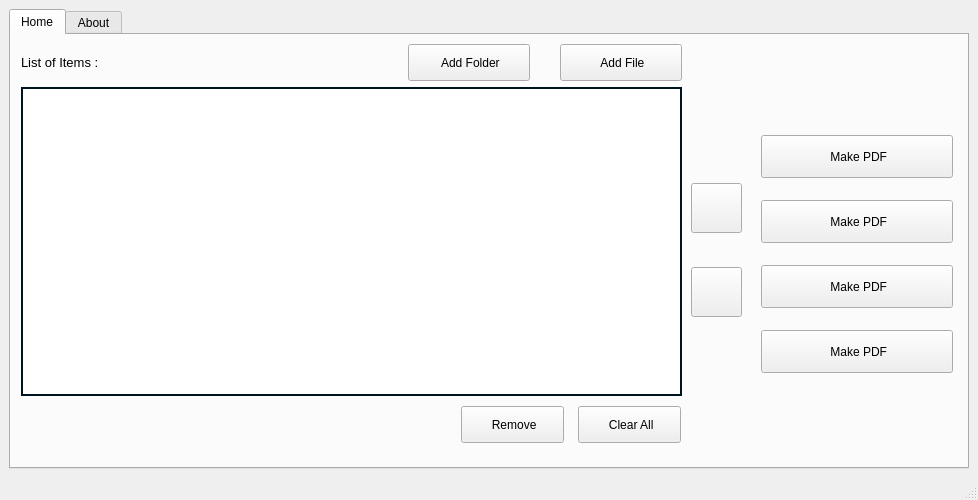
<?xml version="1.0" encoding="UTF-8"?>
<ui version="4.0">
 <class>MainWindow</class>
 <widget class="QMainWindow" name="MainWindow">
  <property name="geometry">
   <rect>
    <x>0</x>
    <y>0</y>
    <width>978</width>
    <height>500</height>
   </rect>
  </property>
  <property name="minimumSize">
   <size>
    <width>978</width>
    <height>500</height>
   </size>
  </property>
  <property name="maximumSize">
   <size>
    <width>978</width>
    <height>500</height>
   </size>
  </property>
  <property name="windowTitle">
   <string>Image To PDF Converter App</string>
  </property>
  <property name="windowIcon">
   <iconset>
    <normaloff>icons/main_icon.png</normaloff>icons/main_icon.png</iconset>
  </property>
  <widget class="QWidget" name="centralwidget">
   <layout class="QHBoxLayout" name="horizontalLayout_6">
    <item>
     <widget class="QTabWidget" name="tabWidget">
      <property name="maximumSize">
       <size>
        <width>963</width>
        <height>461</height>
       </size>
      </property>
      <property name="cursor">
       <cursorShape>ArrowCursor</cursorShape>
      </property>
      <property name="toolTip">
       <string/>
      </property>
      <property name="toolTipDuration">
       <number>291</number>
      </property>
      <property name="tabShape">
       <enum>QTabWidget::Rounded</enum>
      </property>
      <property name="currentIndex">
       <number>0</number>
      </property>
      <widget class="QWidget" name="tab">
       <attribute name="icon">
        <iconset>
         <normaloff>icons/top_menu_50px.png</normaloff>icons/top_menu_50px.png</iconset>
       </attribute>
       <attribute name="title">
        <string>Home</string>
       </attribute>
       <widget class="QWidget" name="layoutWidget">
        <property name="geometry">
         <rect>
          <x>680</x>
          <y>120</y>
          <width>51</width>
          <height>191</height>
         </rect>
        </property>
        <layout class="QVBoxLayout" name="verticalLayout" stretch="0,0">
         <property name="leftMargin">
          <number>0</number>
         </property>
         <property name="rightMargin">
          <number>0</number>
         </property>
         <item>
          <widget class="QPushButton" name="pushButton_up">
           <property name="maximumSize">
            <size>
             <width>57</width>
             <height>50</height>
            </size>
           </property>
           <property name="cursor">
            <cursorShape>PointingHandCursor</cursorShape>
           </property>
           <property name="toolTip">
            <string>Up</string>
           </property>
           <property name="styleSheet">
            <string notr="true">
QPushButton::hover{
	background-color: rgb(35,35,35);
};


background-color: rgb(3, 30, 35);
border-style: solid;
border-color: rgb(5,10,28);
border-width: 1px;
border-radius: 20px;</string>
           </property>
           <property name="text">
            <string/>
           </property>
           <property name="icon">
            <iconset>
             <normaloff>icons/collapse_arrow_50px.png</normaloff>icons/collapse_arrow_50px.png</iconset>
           </property>
           <property name="iconSize">
            <size>
             <width>30</width>
             <height>30</height>
            </size>
           </property>
          </widget>
         </item>
         <item>
          <widget class="QPushButton" name="pushButton_down">
           <property name="maximumSize">
            <size>
             <width>57</width>
             <height>50</height>
            </size>
           </property>
           <property name="cursor">
            <cursorShape>PointingHandCursor</cursorShape>
           </property>
           <property name="toolTip">
            <string>Down</string>
           </property>
           <property name="styleSheet">
            <string notr="true">
QPushButton::hover{
	background-color: rgb(35,35,35);
};


background-color: rgb(3, 30, 35);
border-style: solid;
border-color: rgb(5,10,28);
border-width: 1px;
border-radius: 20px;</string>
           </property>
           <property name="text">
            <string/>
           </property>
           <property name="icon">
            <iconset>
             <normaloff>icons/expand_arrow_50px.png</normaloff>icons/expand_arrow_50px.png</iconset>
           </property>
           <property name="iconSize">
            <size>
             <width>30</width>
             <height>30</height>
            </size>
           </property>
          </widget>
         </item>
        </layout>
       </widget>
       <widget class="QWidget" name="layoutWidget">
        <property name="geometry">
         <rect>
          <x>10</x>
          <y>0</y>
          <width>661</width>
          <height>361</height>
         </rect>
        </property>
        <layout class="QGridLayout" name="gridLayout">
         <property name="topMargin">
          <number>3</number>
         </property>
         <property name="bottomMargin">
          <number>0</number>
         </property>
         <property name="horizontalSpacing">
          <number>7</number>
         </property>
         <property name="verticalSpacing">
          <number>0</number>
         </property>
         <item row="1" column="0" colspan="2">
          <widget class="QListWidget" name="listWidget">
           <property name="toolTip">
            <string>Items</string>
           </property>
           <property name="styleSheet">
            <string notr="true">border: 2px solid rgb(0,20,32);</string>
           </property>
          </widget>
         </item>
         <item row="0" column="0">
          <widget class="QLabel" name="label_8">
           <property name="styleSheet">
            <string notr="true"/>
           </property>
           <property name="text">
            <string>&lt;html&gt;&lt;head/&gt;&lt;body&gt;&lt;p&gt;&lt;span style=&quot; font-size:10pt;&quot;&gt;List of Items :&lt;/span&gt;&lt;/p&gt;&lt;/body&gt;&lt;/html&gt;</string>
           </property>
          </widget>
         </item>
         <item row="0" column="1">
          <layout class="QHBoxLayout" name="horizontalLayout">
           <property name="spacing">
            <number>30</number>
           </property>
           <property name="leftMargin">
            <number>45</number>
           </property>
           <property name="topMargin">
            <number>6</number>
           </property>
           <property name="rightMargin">
            <number>0</number>
           </property>
           <property name="bottomMargin">
            <number>6</number>
           </property>
           <item>
            <widget class="QPushButton" name="pushButton">
             <property name="minimumSize">
              <size>
               <width>80</width>
               <height>37</height>
              </size>
             </property>
             <property name="maximumSize">
              <size>
               <width>122</width>
               <height>16777215</height>
              </size>
             </property>
             <property name="font">
              <font>
               <pointsize>9</pointsize>
              </font>
             </property>
             <property name="cursor">
              <cursorShape>PointingHandCursor</cursorShape>
             </property>
             <property name="toolTip">
              <string>Add New Folder</string>
             </property>
             <property name="styleSheet">
              <string notr="true">

QPushButton::hover{
	
	background-color: rgb(40,40,40);
	border: 1px solid rgb(3,3,3);
	border-radius: 6px;
	
};


background-color: rgb(0,83,122);
border: 1px solid rgb(5,5,5);
border-radius: 6px;



</string>
             </property>
             <property name="text">
              <string> Add Folder</string>
             </property>
             <property name="icon">
              <iconset>
               <normaloff>icons/Add Folder_50px.png</normaloff>icons/Add Folder_50px.png</iconset>
             </property>
            </widget>
           </item>
           <item>
            <widget class="QPushButton" name="pushButton_add">
             <property name="minimumSize">
              <size>
               <width>80</width>
               <height>37</height>
              </size>
             </property>
             <property name="maximumSize">
              <size>
               <width>122</width>
               <height>16777215</height>
              </size>
             </property>
             <property name="font">
              <font>
               <family>MS Shell Dlg 2</family>
               <pointsize>9</pointsize>
               <weight>50</weight>
               <bold>false</bold>
              </font>
             </property>
             <property name="cursor">
              <cursorShape>PointingHandCursor</cursorShape>
             </property>
             <property name="toolTip">
              <string>Add New File</string>
             </property>
             <property name="styleSheet">
              <string notr="true">

QPushButton::hover{
	
	background-color: rgb(40,40,40);
	border: 1px solid rgb(3,3,3);
	border-radius: 6px;
	
};


background-color: rgb(0, 116, 56);
border: 1px solid rgb(5,5,5);
border-radius: 6px;



</string>
             </property>
             <property name="text">
              <string> Add File</string>
             </property>
             <property name="icon">
              <iconset>
               <normaloff>icons/plus_50px.png</normaloff>icons/plus_50px.png</iconset>
             </property>
            </widget>
           </item>
          </layout>
         </item>
        </layout>
       </widget>
       <widget class="QWidget" name="layoutWidget">
        <property name="geometry">
         <rect>
          <x>430</x>
          <y>370</y>
          <width>260</width>
          <height>40</height>
         </rect>
        </property>
        <layout class="QHBoxLayout" name="horizontalLayout_7">
         <property name="spacing">
          <number>14</number>
         </property>
         <property name="leftMargin">
          <number>20</number>
         </property>
         <property name="rightMargin">
          <number>20</number>
         </property>
         <item>
          <widget class="QPushButton" name="pushButton_remove">
           <property name="minimumSize">
            <size>
             <width>103</width>
             <height>37</height>
            </size>
           </property>
           <property name="maximumSize">
            <size>
             <width>122</width>
             <height>16777215</height>
            </size>
           </property>
           <property name="font">
            <font>
             <pointsize>9</pointsize>
            </font>
           </property>
           <property name="cursor">
            <cursorShape>PointingHandCursor</cursorShape>
           </property>
           <property name="toolTip">
            <string>Remove Selected</string>
           </property>
           <property name="styleSheet">
            <string notr="true">
QPushButton::hover{
	
	background-color: rgb(40,40,40);
	border-color: rgb(3,3,3);
	border-style: solid;
	border-width: 1px;
	border-radius:5px;

};


background-color: rgb(161, 18, 16);
border-color: rgb(5,5,5);
border-style: solid;
border-width: 1px;
border-radius:4px;

</string>
           </property>
           <property name="text">
            <string> Remove</string>
           </property>
           <property name="icon">
            <iconset>
             <normaloff>icons/minus_50px.png</normaloff>icons/minus_50px.png</iconset>
           </property>
          </widget>
         </item>
         <item>
          <widget class="QPushButton" name="pushButton_clear">
           <property name="minimumSize">
            <size>
             <width>103</width>
             <height>37</height>
            </size>
           </property>
           <property name="maximumSize">
            <size>
             <width>122</width>
             <height>16777215</height>
            </size>
           </property>
           <property name="font">
            <font>
             <pointsize>9</pointsize>
            </font>
           </property>
           <property name="cursor">
            <cursorShape>PointingHandCursor</cursorShape>
           </property>
           <property name="toolTip">
            <string>Clear All</string>
           </property>
           <property name="styleSheet">
            <string notr="true">
QPushButton::hover{
	
	background-color: rgb(40,40,40);
	border-color: rgb(3,3,3);
	border-style: solid;
	border-width: 1px;
	border-radius:5px;

};


background-color: rgb(161, 18, 16);
border-color: rgb(5,5,5);
border-style: solid;
border-width: 1px;
border-radius:4px;

</string>
           </property>
           <property name="text">
            <string> Clear All</string>
           </property>
           <property name="icon">
            <iconset>
             <normaloff>icons/clear_symbol_50px.png</normaloff>icons/clear_symbol_50px.png</iconset>
           </property>
          </widget>
         </item>
        </layout>
       </widget>
       <widget class="QWidget" name="layoutWidget">
        <property name="geometry">
         <rect>
          <x>750</x>
          <y>90</y>
          <width>192</width>
          <height>261</height>
         </rect>
        </property>
        <layout class="QVBoxLayout" name="verticalLayout_2">
         <property name="spacing">
          <number>12</number>
         </property>
         <item>
          <widget class="QPushButton" name="pushButton_make_pdf">
           <property name="minimumSize">
            <size>
             <width>190</width>
             <height>43</height>
            </size>
           </property>
           <property name="maximumSize">
            <size>
             <width>200</width>
             <height>16777215</height>
            </size>
           </property>
           <property name="font">
            <font>
             <pointsize>9</pointsize>
            </font>
           </property>
           <property name="styleSheet">
            <string notr="true">
QPushButton::hover{
	
	background-color: rgb(90, 90, 90);
};



background-color: rgb(129, 53, 129);
border-color: rgb(1, 1, 1);
border-style: solid;
border-width: 1px;
border-radius:5px;

</string>
           </property>
           <property name="text">
            <string> Make PDF</string>
           </property>
           <property name="icon">
            <iconset>
             <normaloff>icons/export_pdf_50px.png</normaloff>icons/export_pdf_50px.png</iconset>
           </property>
          </widget>
         </item>
         <item>
          <widget class="QPushButton" name="pushButton_make_pdf_2">
           <property name="minimumSize">
            <size>
             <width>190</width>
             <height>43</height>
            </size>
           </property>
           <property name="maximumSize">
            <size>
             <width>200</width>
             <height>16777215</height>
            </size>
           </property>
           <property name="font">
            <font>
             <pointsize>9</pointsize>
            </font>
           </property>
           <property name="styleSheet">
            <string notr="true">
QPushButton::hover{
	
	background-color: rgb(90, 90, 90);
};


background-color: rgb(52, 52, 111);
border-color: rgb(1, 1, 1);
border-style: solid;
border-width: 1px;
border-radius:5px;

</string>
           </property>
           <property name="text">
            <string> Make PDF</string>
           </property>
           <property name="icon">
            <iconset>
             <normaloff>icons/export_pdf_50px.png</normaloff>icons/export_pdf_50px.png</iconset>
           </property>
          </widget>
         </item>
         <item>
          <widget class="QPushButton" name="pushButton_make_pdf_3">
           <property name="minimumSize">
            <size>
             <width>190</width>
             <height>43</height>
            </size>
           </property>
           <property name="maximumSize">
            <size>
             <width>200</width>
             <height>16777215</height>
            </size>
           </property>
           <property name="font">
            <font>
             <pointsize>9</pointsize>
            </font>
           </property>
           <property name="styleSheet">
            <string notr="true">
QPushButton::hover{
	
	background-color: rgb(90, 90, 90);
};


background-color: rgb(173, 0, 86);
border-color: rgb(1, 1, 1);
border-style: solid;
border-width: 1px;
border-radius:5px;

</string>
           </property>
           <property name="text">
            <string> Make PDF</string>
           </property>
           <property name="icon">
            <iconset>
             <normaloff>icons/export_pdf_50px.png</normaloff>icons/export_pdf_50px.png</iconset>
           </property>
          </widget>
         </item>
         <item>
          <widget class="QPushButton" name="pushButton_make_pdf_4">
           <property name="minimumSize">
            <size>
             <width>190</width>
             <height>43</height>
            </size>
           </property>
           <property name="maximumSize">
            <size>
             <width>200</width>
             <height>16777215</height>
            </size>
           </property>
           <property name="font">
            <font>
             <pointsize>9</pointsize>
            </font>
           </property>
           <property name="styleSheet">
            <string notr="true">
QPushButton::hover{
	
	background-color: rgb(90, 90, 90);
};


background-color: rgb(48, 0, 144);
border-color: rgb(1, 1, 1);
border-style: solid;
border-width: 1px;
border-radius:5px;

</string>
           </property>
           <property name="text">
            <string> Make PDF</string>
           </property>
           <property name="icon">
            <iconset>
             <normaloff>icons/export_pdf_50px.png</normaloff>icons/export_pdf_50px.png</iconset>
           </property>
          </widget>
         </item>
        </layout>
       </widget>
      </widget>
      <widget class="QWidget" name="tab_2">
       <attribute name="icon">
        <iconset>
         <normaloff>icons/info_50px.png</normaloff>icons/info_50px.png</iconset>
       </attribute>
       <attribute name="title">
        <string>About</string>
       </attribute>
       <layout class="QGridLayout" name="gridLayout_2">
        <item row="0" column="0">
         <layout class="QHBoxLayout" name="horizontalLayout_2">
          <item>
           <widget class="QLabel" name="label">
            <property name="text">
             <string>&lt;html&gt;&lt;head/&gt;&lt;body&gt;&lt;p&gt;&lt;strong&gt;Developers:&lt;/strong&gt;&lt;/p&gt;&lt;/body&gt;&lt;/html&gt;</string>
            </property>
           </widget>
          </item>
          <item>
           <widget class="QLabel" name="label_2">
            <property name="text">
             <string>&lt;html&gt;&lt;head/&gt;&lt;body&gt;&lt;p&gt;&lt;span style=&quot; font-size:9pt;&quot;&gt;Rohan Godbole, Ashish Moghe, Chinmay Pawaskar, Soham Pathre&lt;/span&gt;&lt;/p&gt;&lt;/body&gt;&lt;/html&gt;</string>
            </property>
           </widget>
          </item>
         </layout>
        </item>
        <item row="3" column="0">
         <layout class="QHBoxLayout" name="horizontalLayout_5">
          <item>
           <widget class="QLabel" name="label_7">
            <property name="text">
             <string>&lt;html&gt;&lt;head/&gt;&lt;body&gt;&lt;p&gt;&lt;span style=&quot; font-weight:600;&quot;&gt;Icons Credit:&lt;/span&gt;&lt;/p&gt;&lt;/body&gt;&lt;/html&gt;</string>
            </property>
           </widget>
          </item>
          <item>
           <widget class="QLabel" name="label_9">
            <property name="text">
             <string>&lt;html&gt;&lt;head/&gt;&lt;body&gt;&lt;p&gt;&lt;a href=&quot;https://icons8.com&quot;&gt;&lt;span style=&quot; font-size:9pt; text-decoration: underline; color:#0055ff;&quot;&gt;Icons8.com&lt;/span&gt;&lt;/a&gt;&lt;/p&gt;&lt;/body&gt;&lt;/html&gt;</string>
            </property>
            <property name="openExternalLinks">
             <bool>true</bool>
            </property>
           </widget>
          </item>
         </layout>
        </item>
        <item row="1" column="0">
         <layout class="QHBoxLayout" name="horizontalLayout_3">
          <item>
           <widget class="QLabel" name="label_5">
            <property name="minimumSize">
             <size>
              <width>81</width>
              <height>16</height>
             </size>
            </property>
            <property name="text">
             <string>&lt;html&gt;&lt;head/&gt;&lt;body&gt;&lt;p&gt;&lt;span style=&quot; font-weight:600;&quot;&gt;Contact Info:&lt;/span&gt;&lt;/p&gt;&lt;/body&gt;&lt;/html&gt;</string>
            </property>
           </widget>
          </item>
          <item>
           <widget class="QLabel" name="label_6">
            <property name="minimumSize">
             <size>
              <width>191</width>
              <height>16</height>
             </size>
            </property>
            <property name="text">
             <string>&lt;html&gt;&lt;head/&gt;&lt;body&gt;&lt;p&gt;&lt;span style=&quot; font-size:9pt;&quot;&gt;&amp;lt;emails&amp;gt;&lt;/span&gt;&lt;/p&gt;&lt;/body&gt;&lt;/html&gt;</string>
            </property>
           </widget>
          </item>
         </layout>
        </item>
        <item row="2" column="0">
         <layout class="QHBoxLayout" name="horizontalLayout_4">
          <property name="spacing">
           <number>283</number>
          </property>
          <item>
           <widget class="QLabel" name="label_4">
            <property name="minimumSize">
             <size>
              <width>81</width>
              <height>0</height>
             </size>
            </property>
            <property name="maximumSize">
             <size>
              <width>188</width>
              <height>20</height>
             </size>
            </property>
            <property name="text">
             <string>&lt;html&gt;&lt;head/&gt;&lt;body&gt;&lt;p&gt;&lt;span style=&quot; font-weight:600;&quot;&gt;Technologies Used:&lt;/span&gt;&lt;/p&gt;&lt;/body&gt;&lt;/html&gt;</string>
            </property>
           </widget>
          </item>
          <item>
           <widget class="QLabel" name="label_3">
            <property name="minimumSize">
             <size>
              <width>191</width>
              <height>0</height>
             </size>
            </property>
            <property name="text">
             <string>&lt;html&gt;&lt;head/&gt;&lt;body&gt;&lt;p&gt;&lt;span style=&quot; font-size:9pt;&quot;&gt;Python 3.10, PyQt5, PILLOW (PIL).&lt;/span&gt;&lt;/p&gt;&lt;/body&gt;&lt;/html&gt;</string>
            </property>
           </widget>
          </item>
         </layout>
        </item>
        <item row="4" column="0">
         <widget class="QTextBrowser" name="textBrowser">
          <property name="html">
           <string>&lt;!DOCTYPE HTML PUBLIC &quot;-//W3C//DTD HTML 4.0//EN&quot; &quot;http://www.w3.org/TR/REC-html40/strict.dtd&quot;&gt;
&lt;html&gt;&lt;head&gt;&lt;meta name=&quot;qrichtext&quot; content=&quot;1&quot; /&gt;&lt;style type=&quot;text/css&quot;&gt;
p, li { white-space: pre-wrap; }
&lt;/style&gt;&lt;/head&gt;&lt;body style=&quot; font-family:'MS Shell Dlg 2'; font-size:7.8pt; font-weight:400; font-style:normal;&quot;&gt;
&lt;p align=&quot;center&quot; style=&quot; margin-top:0px; margin-bottom:0px; margin-left:0px; margin-right:0px; -qt-block-indent:0; text-indent:0px;&quot;&gt;&lt;span style=&quot; font-size:10pt;&quot;&gt;License&lt;/span&gt;&lt;/p&gt;
&lt;p align=&quot;center&quot; style=&quot; margin-top:0px; margin-bottom:0px; margin-left:0px; margin-right:0px; -qt-block-indent:0; text-indent:0px;&quot;&gt;&lt;span style=&quot; font-size:10pt;&quot;&gt;Copyright (c) 2022&lt;/span&gt;&lt;/p&gt;
&lt;p style=&quot;-qt-paragraph-type:empty; margin-top:0px; margin-bottom:0px; margin-left:0px; margin-right:0px; -qt-block-indent:0; text-indent:0px; font-size:8.25pt;&quot;&gt;&lt;br /&gt;&lt;/p&gt;
&lt;p style=&quot; margin-top:0px; margin-bottom:0px; margin-left:0px; margin-right:0px; -qt-block-indent:0; text-indent:0px;&quot;&gt;&lt;span style=&quot; font-size:9pt;&quot;&gt;Permission is hereby granted, free of charge, to any person obtaining a copy of this software and associated documentation files (the &amp;quot;Software&amp;quot;), to deal in the Software without restriction, including without limitation the rights to use, copy, modify, merge, publish, distribute, sublicense, and/or sell copies of the Software, and to permit persons to whom the Software is furnished to do so, subject to the following conditions:&lt;/span&gt;&lt;/p&gt;
&lt;p style=&quot;-qt-paragraph-type:empty; margin-top:0px; margin-bottom:0px; margin-left:0px; margin-right:0px; -qt-block-indent:0; text-indent:0px; font-size:9pt;&quot;&gt;&lt;br /&gt;&lt;/p&gt;
&lt;p style=&quot; margin-top:0px; margin-bottom:0px; margin-left:0px; margin-right:0px; -qt-block-indent:0; text-indent:0px;&quot;&gt;&lt;span style=&quot; font-size:9pt;&quot;&gt;The above copyright notice and this permission notice shall be included in all&lt;/span&gt;&lt;/p&gt;
&lt;p style=&quot; margin-top:0px; margin-bottom:0px; margin-left:0px; margin-right:0px; -qt-block-indent:0; text-indent:0px;&quot;&gt;&lt;span style=&quot; font-size:9pt;&quot;&gt;copies or substantial portions of the Software.&lt;/span&gt;&lt;/p&gt;
&lt;p style=&quot;-qt-paragraph-type:empty; margin-top:0px; margin-bottom:0px; margin-left:0px; margin-right:0px; -qt-block-indent:0; text-indent:0px; font-size:9pt;&quot;&gt;&lt;br /&gt;&lt;/p&gt;
&lt;p style=&quot; margin-top:0px; margin-bottom:0px; margin-left:0px; margin-right:0px; -qt-block-indent:0; text-indent:0px;&quot;&gt;&lt;span style=&quot; font-size:9pt;&quot;&gt;THE SOFTWARE IS PROVIDED &amp;quot;AS IS&amp;quot;, WITHOUT WARRANTY OF ANY KIND, EXPRESS OR IMPLIED, INCLUDING BUT NOT LIMITED TO THE WARRANTIES OF MERCHANTABILITY, FITNESS FOR A PARTICULAR PURPOSE AND NONINFRINGEMENT. IN NO EVENT SHALL THE AUTHORS OR COPYRIGHT HOLDERS BE LIABLE FOR ANY CLAIM, DAMAGES OR OTHER LIABILITY, WHETHER IN AN ACTION OF CONTRACT, TORT OR OTHERWISE, ARISING FROM, OUT OF OR IN CONNECTION WITH THE SOFTWARE OR THE USE OR OTHER DEALINGS IN THE SOFTWARE.&lt;/span&gt;&lt;/p&gt;&lt;/body&gt;&lt;/html&gt;</string>
          </property>
         </widget>
        </item>
       </layout>
      </widget>
     </widget>
    </item>
   </layout>
  </widget>
  <widget class="QStatusBar" name="statusbar"/>
 </widget>
 <resources/>
 <connections/>
</ui>
